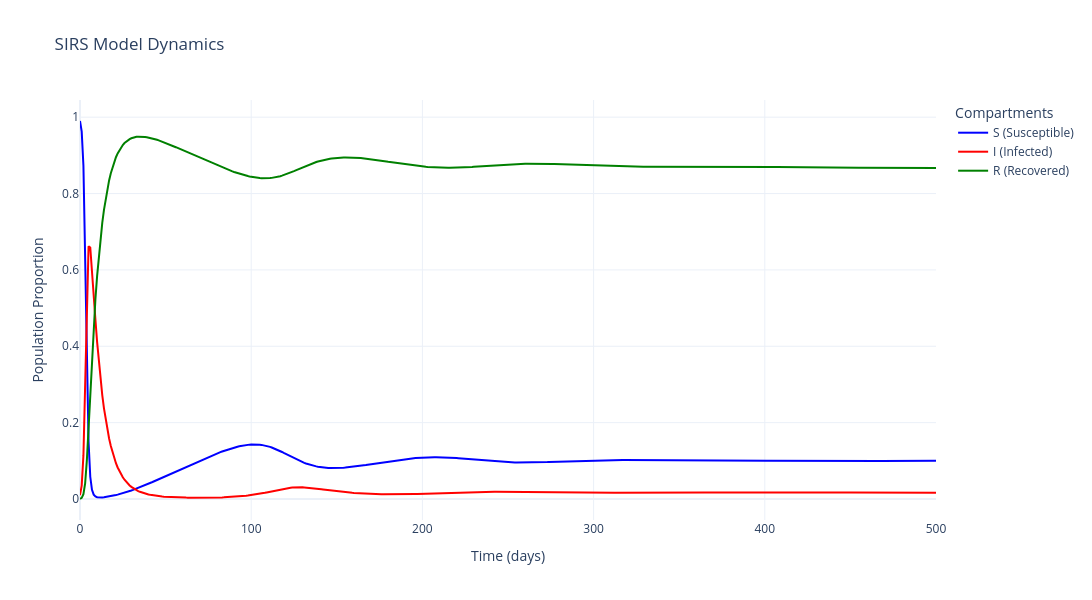

Here is the notebook cell this chart was saved with:
### Code cell
# Visualize the data
fig = go.Figure()

fig.add_trace(go.Scatter(
    x=t.cpu().numpy(),
    y=true_traj[:, 0].cpu().numpy(),
    mode='lines',
    name='S (Susceptible)',
    line=dict(color='blue')
))
fig.add_trace(go.Scatter(
    x=t.cpu().numpy(),
    y=true_traj[:, 1].cpu().numpy(),
    mode='lines',
    name='I (Infected)',
    line=dict(color='red')
))
fig.add_trace(go.Scatter(
    x=t.cpu().numpy(),
    y=true_traj[:, 2].cpu().numpy(),
    mode='lines',
    name='R (Recovered)',
    line=dict(color='green')
))


fig.update_layout(
    title='SIRS Model Dynamics',
    xaxis_title='Time (days)',
    yaxis_title='Population Proportion',
    legend_title='Compartments',
    template='plotly_white',
    width=1200,
    height=600
)
fig.show()

### Figure 1 — Plotly figure (JSON) as saved in the notebook; plotly's stock layout.template omitted (floating-point values rounded to 4 significant figures; data arrays with more than 128 entries replaced by an {"elided": "..."} marker saying what was removed)
{"data": [{"line": {"color": "blue"}, "mode": "lines", "name": "S (Susceptible)", "x": {"elided": "501 float values"}, "y": {"elided": "501 float values"}, "type": "scatter"}, {"line": {"color": "red"}, "mode": "lines", "name": "I (Infected)", "x": {"elided": "501 float values"}, "y": {"elided": "501 float values"}, "type": "scatter"}, {"line": {"color": "green"}, "mode": "lines", "name": "R (Recovered)", "x": {"elided": "501 float values"}, "y": {"elided": "501 float values"}, "type": "scatter"}], "layout": {"title": {"text": "SIRS Model Dynamics"}, "xaxis": {"title": {"text": "Time (days)"}}, "yaxis": {"title": {"text": "Population Proportion"}}, "legend": {"title": {"text": "Compartments"}}, "width": 1200, "height": 600}}
